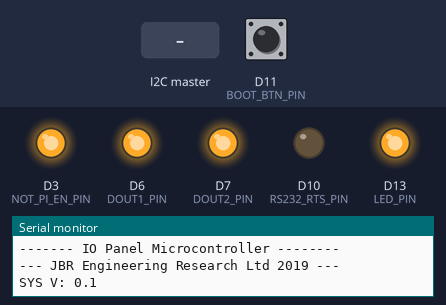
The sketch below on a simulated Arduino Due. On the bench: output pins drawn as LEDs (lit = HIGH), the last lines printed to the serial monitor. The inputs (shaded band) are chosen by the test bench; at power-on: D11 (BOOT_BTN_PIN) HIGH (analog values on the 0–1023 scale).

Above: at 1.2 s.
1.3 s: the I2C master sends the byte 1
At 1.58 s:
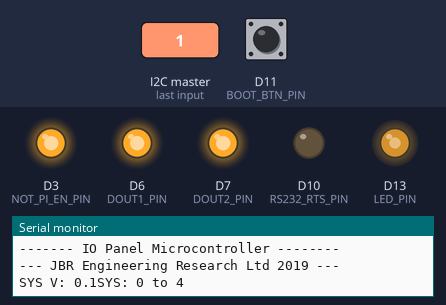
4.3 s: D11 (BOOT_BTN_PIN) pulled LOW for 1 s
8.3 s: D11 (BOOT_BTN_PIN) pulled LOW for 3.2 s
At 8.95 s:
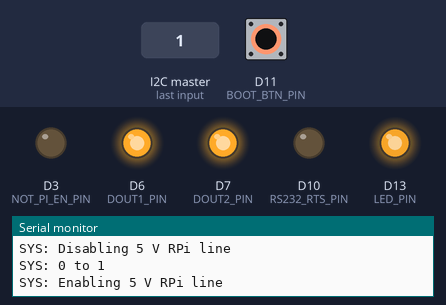
At 9.56 s:
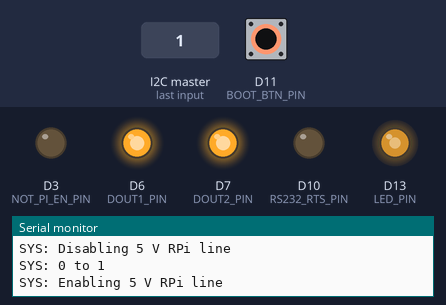
16.0 s: D11 (BOOT_BTN_PIN) driven LOW
Timing chart, 0 to 20.0 s (numbered marks = the images above; inputs shaded):
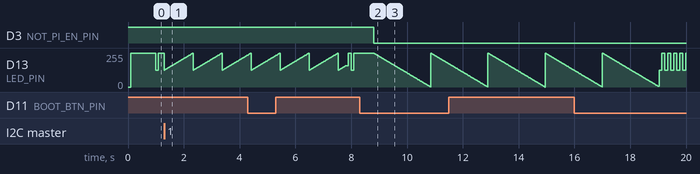

Measured:
- after the input at 8.3 s, D3 (NOT_PI_EN_PIN): HIGH → LOW after 0.51 s
- by itself, D13 (LED_PIN): ramps from 255/255 to 0/255 and jumps back, once every 2.1 s

The sketch:

wt220-samd.ino
```cpp
// (licence header left out)
#include "wt220-samd.h"
#include "i2c.h"

#include <RBD_Timer.h>
#include <RBD_Button.h>

// TODO - add serial or I2C read-back of external I/O

RBD::Button boot(BOOT_BTN_PIN); // input_pullup by default
RBD::Timer pressTimer(BOOT_HOLD_DELAY);
state_t state = state_t::PI_OFF;

RBD::Timer ledTask(10);
struct led_t {
  uint16_t counter = 0;
  uint16_t current_count = 0;
} main_led;

RBD::Timer outTestTask(50);
RBD::Timer shutdownTimer(3000);
RBD::Timer i2cTimeoutTimer(20000);

Uart *ExtSerial = &Serial1;
#if DEBUG_DEVICE == 0
  Uart *DbgSerial = SerialUSB;
#elif DEBUG_DEVICE == 1
  Uart *DbgSerial = ExtSerial;
#endif

const char* serialStart = "\
-------------- WT 220 SAMD --------------\n\
------- IO Panel Microcontroller --------\n\
--- JBR Engineering Research Ltd 2019 ---\n";

static inline void setup_rs232() {
  pinMode(RS232_RTS_PIN, OUTPUT); digitalWrite(RS232_RTS_PIN, LOW);
  pinMode(RS232_CTS_PIN, INPUT);
  ExtSerial->begin(9600); // ttl to rs232
}

static inline void setup_gpio() {
  pinMode(LED_PIN, OUTPUT);

  pinMode(NOT_PI_EN_PIN, OUTPUT); digitalWrite(NOT_PI_EN_PIN, HIGH);

  pinMode(USBC_INT_PIN, INPUT); pinMode(USBC_ID_PIN, INPUT);

  // buffered inputs/outputs
  analogWriteResolution(ALOG_RESOLUTION_BITS);
  analogReadResolution(ALOG_RESOLUTION_BITS);
  /* analogReference(AR_EXTERNAL); */

  pinMode(AIN1_PIN, INPUT); pinMode(AIN2_PIN, INPUT);
  pinMode(DIN1_PIN, INPUT_PULLUP); pinMode(DIN2_PIN, INPUT_PULLUP);

  pinMode(DOUT1_PIN, OUTPUT); pinMode(DOUT2_PIN, OUTPUT);
  digitalWrite(DOUT1_PIN, HIGH); digitalWrite(DOUT2_PIN, HIGH);
}

static void set_aout_voltage(float voltage) {
  uint16_t data = 0;

  if (voltage > AOUT_MAX_VOLTAGE) {
    voltage = AOUT_MAX_VOLTAGE;
  }

  voltage /= AOUT_GAIN;
  voltage /= EXT_ALOG_REF;
  voltage *= MAX_DAC_VALUE;

  data = (uint16_t) voltage;

  analogWrite(AOUT1_PIN, data);
}

static float read_ain_voltage(uint16_t pin) {
  float voltage = 0.0;

  voltage = (float) analogRead(pin) / MAX_ALOG_VALUE;
  voltage *= EXT_ALOG_REF;
  voltage *= AIN_GAIN;

  return voltage;
}

void startShutdown(uint16_t timeout = 3000) {
  setState(state_t::SHUTTING_DOWN);
  shutdownTimer.setTimeout(timeout);
  shutdownTimer.restart();
}

state_t getState(void) {
  return state;
}

void setState(state_t new_state) {
  SerialUSB.print("SYS: "); SerialUSB.print((int) state); SerialUSB.print(" to "); SerialUSB.println((int) new_state);
  state = new_state;

  switch (state) {
    case state_t::PI_ON:
      SerialUSB.println("SYS: Enabling 5 V RPi line");
      digitalWrite(NOT_PI_EN_PIN, LOW);
      // start the i2c timer timeout
      i2cTimeoutTimer.restart();
      break;
    case state_t::PI_OFF:
      SerialUSB.println("SYS: Disabling 5 V RPi line");
      digitalWrite(NOT_PI_EN_PIN, HIGH);
      i2cTimeoutTimer.stop();
      break;
    case state_t::SHUTDOWN_REQUEST:
      SerialUSB.println("SYS: Request shutdown");
    default:
      break;
  }
}

void setup() {
  setup_gpio();
  setup_rs232();
  setup_i2c_slave();

  // hold in setup while boot pressed at boot
  while(boot.isPressed()) {
    for (int i = MAX_ALOG_VALUE; i > 0; i--) {
      analogWrite(LED_PIN, i);
      delayMicroseconds(100);
    }
  }

  pressTimer.stop();
  shutdownTimer.stop();
  i2cTimeoutTimer.stop();

  if (!PRINT_AIN) {
    outTestTask.stop();
  }

  SerialUSB.print(serialStart);
  SerialUSB.print("SYS V: "); SerialUSB.print(VERSION_MAJOR); SerialUSB.print("."); SerialUSB.print(VERSION_MINOR);
}

void loop() {
  static float aout = 0.0;

  if (ledTask.onRestart()) {
    ++main_led.counter;
    switch (state) {
      case state_t::PI_OFF:
        if (!(main_led.counter % 100))
          // on
          main_led.current_count = MAX_ALOG_VALUE >> 1;
        else if (!(main_led.counter % 10))
          // off
          main_led.current_count = MAX_ALOG_VALUE;
        break;
      case state_t::PI_ON:
        // fade up quickly
        if (main_led.current_count - 20 > 0)
          main_led.current_count -= 20;
        else
          main_led.current_count = MAX_DAC_VALUE;
        break;
      default:
      case state_t::PI_BOOTED:
        // steady on
        main_led.current_count = MAX_ALOG_VALUE >> 1;
        break;
      case state_t::I2C_TIMEOUT:
        // steady dimmer
        main_led.current_count = (MAX_ALOG_VALUE >> 1) + 1024;
        break;
      case state_t::SHUTTING_DOWN:
        // fade down quickly
        if (main_led.current_count < MAX_ALOG_VALUE)
          main_led.current_count += 20;
        else
          main_led.current_count = (MAX_DAC_VALUE >> 1);
        break;
      case state_t::SHUTDOWN_REQUEST:
        if (!(main_led.counter % 20))
          // on
          main_led.current_count = MAX_ALOG_VALUE >> 1;
        else if (!(main_led.counter % 10))
          // off
          main_led.current_count = MAX_ALOG_VALUE;
        break;
    }
    analogWrite(LED_PIN, main_led.current_count);
  }

  if (outTestTask.onRestart()) {
    set_aout_voltage(aout);
    if (aout < 3.3) {
      aout += 0.1;
    } else {
      aout = 0.0;
    }

    if (PRINT_GRAPH) {
      DbgSerial->println(read_ain_voltage(AIN1_PIN));
    } else {
      SerialUSB.print("AIN Count: "); SerialUSB.print(analogRead(AIN1_PIN));
      SerialUSB.print(" Voltage / V: "); SerialUSB.println(read_ain_voltage(AIN1_PIN));
    }
  }

  if (i2cTimeoutTimer.onRestart()) {
    setState(state_t::I2C_TIMEOUT);
  }

  if (boot.onPressed()) {
    // if 5 V RPI supply is not enabled, set enable hold delay
    if (state == state_t::PI_OFF) {
      pressTimer.setTimeout(BOOT_HOLD_DELAY);
    // allow cancel request if not acted on
    } else if (state == state_t::SHUTDOWN_REQUEST) {
      SerialUSB.println("SYS: Abort shutdown");
      setState(state_t::PI_ON);
    // otherwise, set shutdown delay
    } else if (state != state_t::SHUTTING_DOWN) {
      pressTimer.setTimeout(SHUTDOWN_HOLD_DELAY);
    }

    pressTimer.restart();
  } else if (boot.isPressed()) {
    if (pressTimer.onExpired()) {
      if (state == state_t::PI_OFF) {
        setState(state_t::PI_ON);
      } else {
        // first issue shutdown request
        if (state == state_t::PI_ON || state == state_t::PI_BOOTED) {
          setState(state_t::SHUTDOWN_REQUEST);
        // but if held again or in timeout, force shutdown
        } else {
          startShutdown();
        }
      }
    }
  } else if (boot.onReleased()) {
    pressTimer.stop();
  }

  if (shutdownTimer.onRestart()) {
    setState(state_t::PI_OFF);
    shutdownTimer.stop();
  }

  if (ECHO_EXTSERIAL) {
    if (SerialUSB.available()) {      // If anything comes in Serial (USB),
      ExtSerial->write(SerialUSB.read());   // read it and send it out Serial1 (pins 0 & 1)
    }

    if (ExtSerial->available()) {     // If anything comes in Serial1 (pins 0 & 1)
      SerialUSB.write(ExtSerial->read());   // read it and send it out Serial (USB)
    }
  }
}
```

i2c.cpp
```cpp
// (licence header left out)
#include <Arduino.h>
#include <Wire.h>

#include <RBD_Timer.h>

#include "wt220-samd.h"
#include "i2c.h"

extern Uart *DbgSerial;
extern RBD::Timer i2cTimeoutTimer;

static void receiveEvent(int numBytes) {
  uint8_t cmd = 0x00;

  while(Wire.available())
    cmd = Wire.read();

  if (DEBUG) {DbgSerial->print("I2C: Recieve cmd: "); DbgSerial->println(cmd);}

  switch (cmd) {
    case I2C_CMD_SHUTDOWN:
      startShutdown(10000);
      break;
    case I2C_CMD_POWER_OFF:
      startShutdown(1000);
      break;
    default:
      if (DEBUG) {DbgSerial->println("I2C: Unknown or no action for cmd!");}
      break;
  }
}

static void requestEvent() {
  uint8_t cmd = 0x00;

  while(Wire.available())
    cmd = Wire.read();

  if (DEBUG) {DbgSerial->print("I2C: Request with cmd: "); DbgSerial->println(cmd);}

  switch (cmd) {
    case I2C_CMD_BUTTON_REQUEST:
      Wire.write((getState() == state_t::SHUTDOWN_REQUEST));
      break;
    case I2C_CMD_PI_BOOTED:
      if (getState() == state_t::PI_ON || getState() == state_t::PI_OFF || getState() == state_t::I2C_TIMEOUT) {
        setState(state_t::PI_BOOTED);
      }
      i2cTimeoutTimer.restart();
      Wire.write(0x2A);
      break;
    default:
      if (DEBUG) {DbgSerial->print("I2C: No reply for cmd: "); DbgSerial->println(cmd);}
      Wire.write(0xFF);
      break;
  }
}

void setup_i2c_slave() {
  Wire.begin(I2C_SLAVE_ADDR);
  Wire.onReceive(receiveEvent);
  Wire.onRequest(requestEvent);
}
```

i2c.h
```cpp
#ifndef I2C_H
#define I2C_H

// i2c
#define I2C_SLAVE_ADDR            0x12

#define I2C_CMD_SHUTDOWN          0x01
#define I2C_CMD_BUTTON_REQUEST    0x02
#define I2C_CMD_PI_BOOTED         0x03
#define I2C_CMD_POWER_OFF         0x04

void setup_i2c_slave();

#endif
```

wt220-samd.h
```cpp
#ifndef WT220_SAMD_H
#define WT220_SAMD_H

// internal defines
#define VERSION_MAJOR         0
#define VERSION_MINOR         1

#define DEBUG                 false
#define DEBUG_DEVICE          1 // 0 USB, 1 Uart (ExtSerial)
#define ECHO_EXTSERIAL        true

#define PRINT_AIN             false
#define PRINT_GRAPH           false

// hardware pins
#define LED_PIN               13

#define BOOT_BTN_PIN          11
#define NOT_PI_EN_PIN         3

#define RS232_CTS_PIN         4
#define RS232_RTS_PIN         10

#define USBC_INT_PIN          2
#define USBC_ID_PIN           5

#define AIN1_PIN              A1
#define AIN2_PIN              A2
#define DOUT1_PIN             6
#define DOUT2_PIN             7
#define DIN1_PIN              8
#define DIN2_PIN              9
#define AOUT1_PIN             DAC0

// buffers
#define USE_EXT_REF           false
#if USE_EXT_REF
#define EXT_ALOG_REF          2.501 // measured with meter
#else
#define EXT_ALOG_REF          3.300
#endif
#define ALOG_RESOLUTION_BITS  12
#define DAC_RESOLUTION_BITS   12 // is it actually 10 bits but Arduino function maps value passed to alog resolution bits :o
#define MAX_ALOG_VALUE        ((1 << ALOG_RESOLUTION_BITS) - 1)
#define MAX_DAC_VALUE         ((1 << DAC_RESOLUTION_BITS) - 1)

#define AIN_GAIN              3.33
#define AIN_MAX_VOLTAGE       10.0
#define AOUT_GAIN             3
#define AOUT_MAX_VOLTAGE      3.30 // for PCB 1.0 due to Vcc supply to Op-amp

#define BOOT_HOLD_DELAY       500
#define SHUTDOWN_HOLD_DELAY   3000

// led states
enum class state_t {
  PI_OFF,
  PI_ON,
  PI_BOOTED,
  SHUTDOWN_REQUEST,
  SHUTTING_DOWN,
  I2C_TIMEOUT
};

void startShutdown(uint16_t timeout);
state_t getState(void);
void setState(state_t state);

#endif
```
